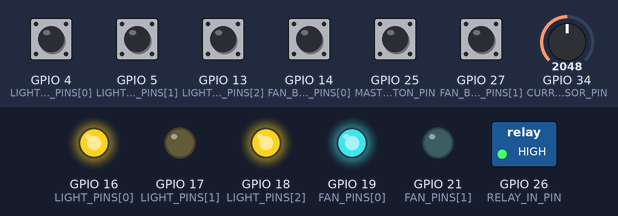
Simulated run of this sketch. Board: ESP32. On the bench: switched loads named in the sketch (green lamp = pin HIGH), output pins drawn as LEDs (lit = HIGH). Inputs (shaded band) come from the test bench; at power-on: GPIO 4 (LIGHT_BUTTON_PINS[0]), GPIO 5 (LIGHT_BUTTON_PINS[1]), GPIO 13 (LIGHT_BUTTON_PINS[2]), GPIO 14 (FAN_BUTTON_PINS[0]), GPIO 25 (MASTER_BUTTON_PIN), GPIO 27 (FAN_BUTTON_PINS[1]) HIGH, GPIO 34 (CURRENT_SENSOR_PIN) = 2048. What the sketch prints to the serial monitor is not drawn.

Above: at 1.2 s.
1.3 s: GPIO 25 (MASTER_BUTTON_PIN) pulled LOW for 1 s
At 2.3 s:
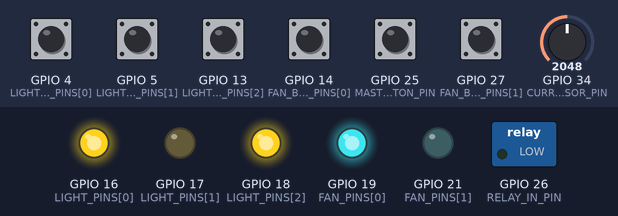
3.8 s: GPIO 4 (LIGHT_BUTTON_PINS[0]) pulled LOW for 1 s
At 5.4 s:
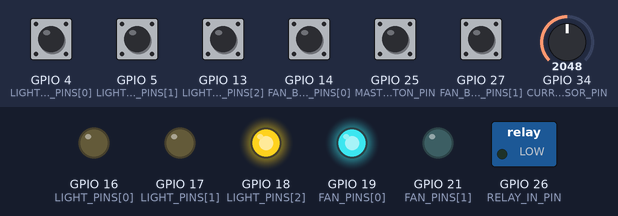
6.3 s: GPIO 5 (LIGHT_BUTTON_PINS[1]) pulled LOW for 1 s
At 7.3 s:
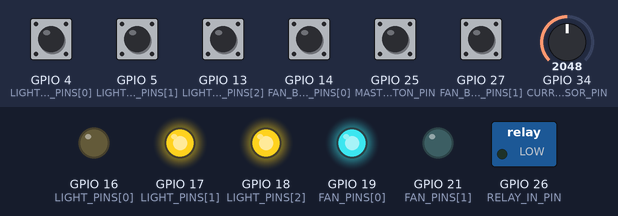
8.8 s: GPIO 13 (LIGHT_BUTTON_PINS[2]) pulled LOW for 1 s
At 10.4 s:
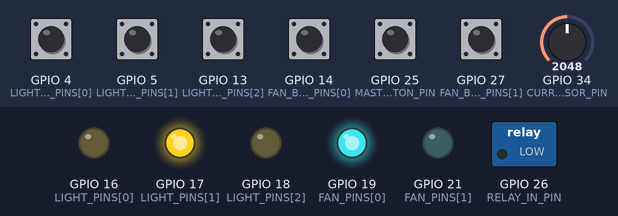
11.3 s: GPIO 14 (FAN_BUTTON_PINS[0]) pulled LOW for 1 s
At 12.3 s:
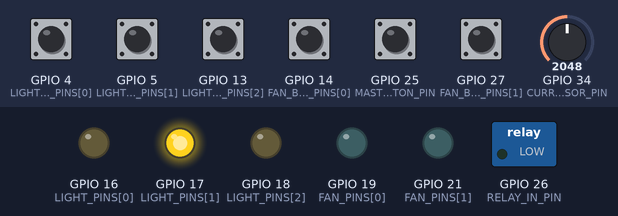
13.8 s: GPIO 27 (FAN_BUTTON_PINS[1]) pulled LOW for 1 s
At 15.4 s:
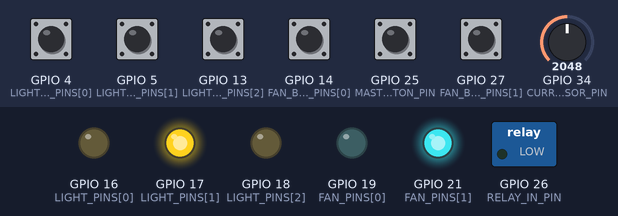
Timing chart, 0 to 16.9 s (numbered marks = the images above; inputs shaded):
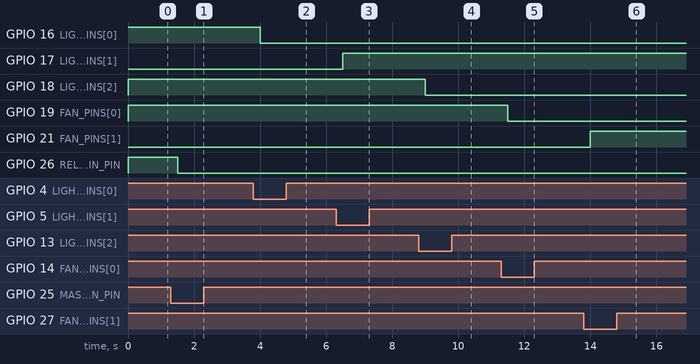

Measured:
- after the input at 1.3 s, GPIO 26 (RELAY_IN_PIN): HIGH → LOW after 0.20 s
- after the input at 3.8 s, GPIO 16 (LIGHT_PINS[0]): HIGH → LOW after 0.20 s
- after the input at 6.3 s, GPIO 17 (LIGHT_PINS[1]): LOW → HIGH after 0.20 s
- after the input at 8.8 s, GPIO 18 (LIGHT_PINS[2]): HIGH → LOW after 0.20 s
- after the input at 11.3 s, GPIO 19 (FAN_PINS[0]): HIGH → LOW after 0.20 s
- after the input at 13.8 s, GPIO 21 (FAN_PINS[1]): LOW → HIGH after 0.20 s

The sketch:

main.ino
```cpp
const int LIGHT_PINS[3] = {16, 17, 18};
const int FAN_PINS[2] = {19, 21};

const int LIGHT_BUTTON_PINS[3] = {4, 5, 13};
const int FAN_BUTTON_PINS[2] = {14, 27};

const int CURRENT_SENSOR_PIN = 34;

const int RELAY_IN_PIN = 26;
const int MASTER_BUTTON_PIN = 25; // btn_master_kill

bool lightState[3] = {true, false, true};
bool fanState[2] = {true, false};
bool masterPowerOn = true;

const int NUM_BUTTONS = 6;
const int MASTER_BUTTON_INDEX = 5;
const unsigned long DEBOUNCE_MS = 200;
bool lastButtonReading[NUM_BUTTONS] = {HIGH, HIGH, HIGH, HIGH, HIGH, HIGH};
unsigned long lastDebounceMs[NUM_BUTTONS] = {0, 0, 0, 0, 0, 0};

unsigned long lastSampleMs = 0;
const unsigned long SAMPLE_INTERVAL_MS = 4000;

void setup() {
  Serial.begin(115200);

  for (int i = 0; i < 3; i++) {
    pinMode(LIGHT_PINS[i], OUTPUT);
    digitalWrite(LIGHT_PINS[i], lightState[i] ? HIGH : LOW);
    pinMode(LIGHT_BUTTON_PINS[i], INPUT_PULLUP);
  }
  for (int i = 0; i < 2; i++) {
    pinMode(FAN_PINS[i], OUTPUT);
    digitalWrite(FAN_PINS[i], fanState[i] ? HIGH : LOW);
    pinMode(FAN_BUTTON_PINS[i], INPUT_PULLUP);
  }

  pinMode(CURRENT_SENSOR_PIN, INPUT);

  pinMode(RELAY_IN_PIN, OUTPUT);
  digitalWrite(RELAY_IN_PIN, masterPowerOn ? HIGH : LOW);
  pinMode(MASTER_BUTTON_PIN, INPUT_PULLUP);

  Serial.println("Work Room 1 controller online.");
}

void loop() {
  pollButtons();

  unsigned long now = millis();
  if (now - lastSampleMs >= SAMPLE_INTERVAL_MS) {
    lastSampleMs = now;
    sampleAndReport();
  }
}

void pollButtons() {
  for (int i = 0; i < 3; i++) {
    handleButton(i, LIGHT_BUTTON_PINS[i], lightState[i], LIGHT_PINS[i]);
  }
  for (int i = 0; i < 2; i++) {
    handleButton(3 + i, FAN_BUTTON_PINS[i], fanState[i], FAN_PINS[i]);
  }

  handleButton(MASTER_BUTTON_INDEX, MASTER_BUTTON_PIN, masterPowerOn, RELAY_IN_PIN);
}

void handleButton(int debounceIndex, int buttonPin, bool &stateRef, int outputPin) {
  bool reading = digitalRead(buttonPin);
  unsigned long now = millis();

  if (reading != lastButtonReading[debounceIndex]) {
    lastDebounceMs[debounceIndex] = now;
  }

  if ((now - lastDebounceMs[debounceIndex]) > DEBOUNCE_MS) {
    static bool committedLow[NUM_BUTTONS] = {false, false, false, false, false, false};
    if (reading == LOW && !committedLow[debounceIndex]) {
      stateRef = !stateRef;
      digitalWrite(outputPin, stateRef ? HIGH : LOW);
      committedLow[debounceIndex] = true;
      if (debounceIndex == MASTER_BUTTON_INDEX) {
        Serial.println(stateRef ? "MASTER POWER: ON (relay closed)" : "MASTER POWER: OFF (relay open — all devices killed)");
      }
    } else if (reading == HIGH) {
      committedLow[debounceIndex] = false;
    }
  }

  lastButtonReading[debounceIndex] = reading;
}

void sampleAndReport() {

  int raw = analogRead(CURRENT_SENSOR_PIN);
  float voltage = (raw / 4095.0) * 3.3;
  float amps = (voltage / 3.3) * 15.0;
  float estimatedWatts = amps * 230.0;

  int lightsOn = 0, fansOn = 0;
  for (int i = 0; i < 3; i++) if (lightState[i]) lightsOn++;
  for (int i = 0; i < 2; i++) if (fanState[i]) fansOn++;


  int effectiveLightsOn = masterPowerOn ? lightsOn : 0;
  int effectiveFansOn = masterPowerOn ? fansOn : 0;
  float effectiveWatts = masterPowerOn ? estimatedWatts : 0.0;

  Serial.print("{\"room\":\"work1\",\"masterPowerOn\":");
  Serial.print(masterPowerOn ? "true" : "false");
  Serial.print(",\"lightsOn\":");
  Serial.print(effectiveLightsOn);
  Serial.print(",\"fansOn\":");
  Serial.print(effectiveFansOn);
  Serial.print(",\"sensedWatts\":");
  Serial.print(effectiveWatts, 1);
  Serial.println("}");

}
```
